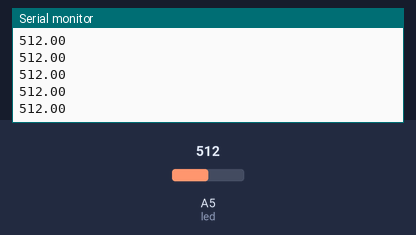
Simulated run of this sketch. Board: Arduino Uno, built with avr-gcc and run on an emulated ATmega328P. Parts: the last lines printed to the serial monitor. The inputs (shaded band) are chosen by the test bench; at power-on: A5 (led) = 512.

Above: at 1.2 s.
1.3 s: A5 (led) set to 716
At 1.31 s:
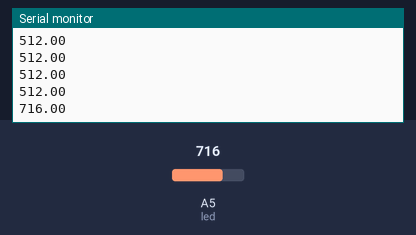
2.8 s: A5 (led) set to 900
At 2.82 s:
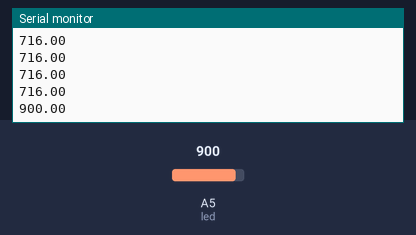
Timing chart, 0 to 5.8 s (numbered marks = the images above; inputs shaded):
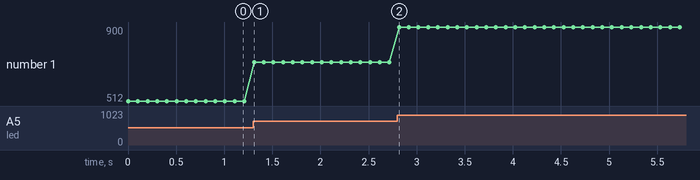

Measured:
- after the input at 1.3 s, the serial monitor: prints a new line at once (image 1)
- after the input at 2.8 s, the serial monitor: prints a new line at once (image 2)
- plotted number 1: 512 → 716 after the input at 1.3 s, 716 → 900 after the input at 2.8 s

The sketch:

led.ino
```cpp
//declare variables/
float tempC;
float valLed;
int sensorAPin = 0;
int sensorBPin = 1;
int led = 5;

void setup()
{
Serial.begin(9600); //opens serial port, sets data rate to 9600 bps
}

void loop()
{
//tempC = (analogRead(sensorAPin)+analogRead(sensorBPin))/2; //lê dois sensores e faz a média
//tempC = (5.0 * tempC * 100.0)/1024.0; //converte em celsius
valLed = analogRead(led);
Serial.println();
Serial.print(valLed); //send the data to the computer
delay(100); //wait one second before sending new data
}
```
